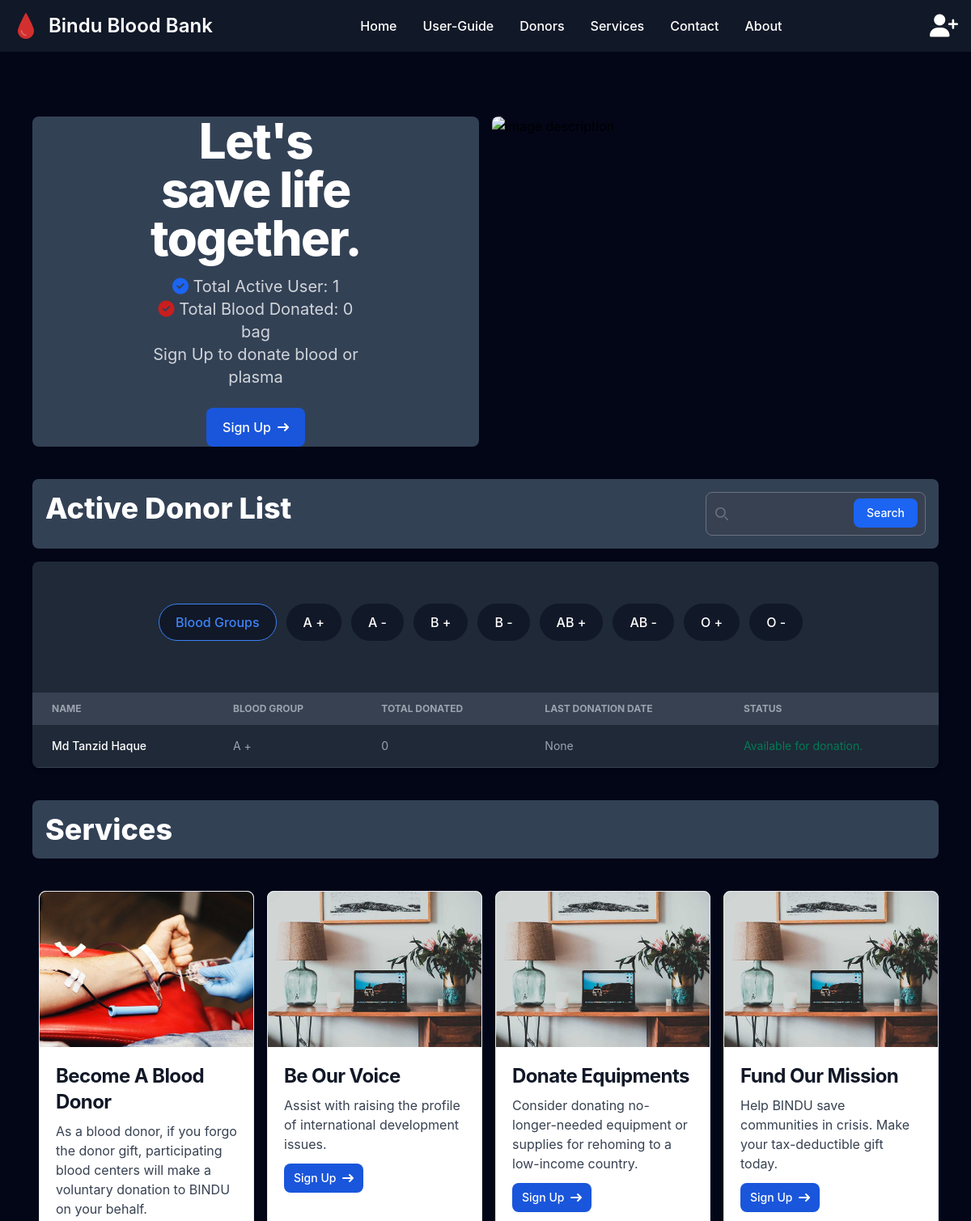
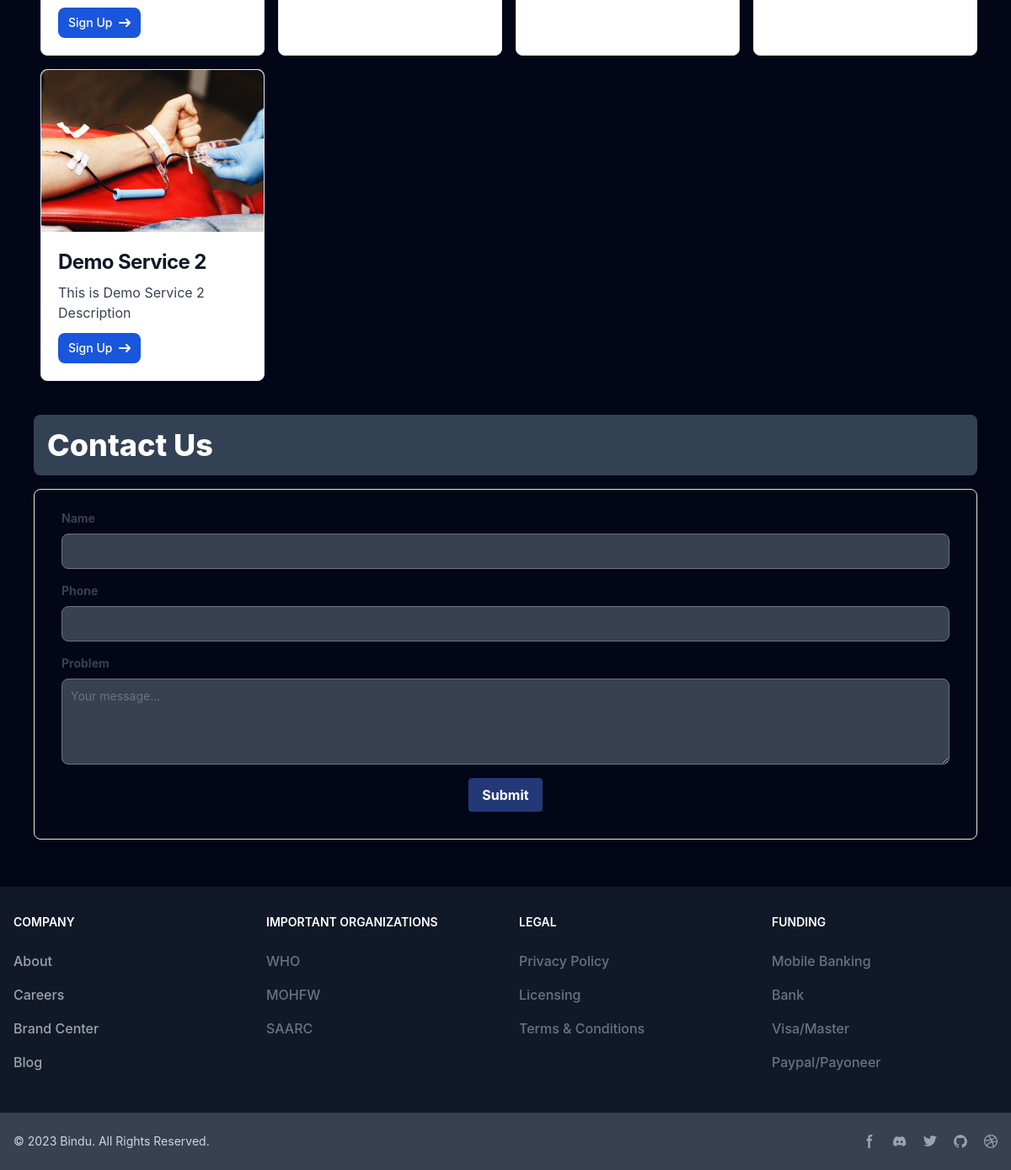
The page / on the database its author committed (2 pictures, top to bottom).
### account/models.py (models this page shows, shortened)
class BloodGroup(BaseModel):
    blood_type = models.CharField(max_length=2, choices=BLOOD_TYPE)
    rh_factor = models.CharField(max_length=11, choices=RH_FACTOR)
    slug = models.SlugField(unique=True, blank=True)
    def __str__(self):
        return f"{self.blood_type} {self.rh_factor}"

class UserProfile(BaseModel):
    user = models.OneToOneField(User, related_name='profile', on_delete=models.CASCADE)
    image = models.ImageField(upload_to='account/images/')
    gender = models.CharField(max_length=10, choices=GENDER_TYPE, null=True, blank=True)
    blood_group = models.ForeignKey(BloodGroup, related_name='profile', on_delete=models.CASCADE)
    total_donated = models.IntegerField(default=0)
    last_donation_date = models.DateField(null=True, blank=True, default=None)
    is_available = models.BooleanField(default=True)
    street = models.CharField(max_length=50, null=True,blank=True)
    city = models.CharField(max_length=50, null=True,blank=True)
    post_code = models.CharField(max_length=5, null=True,blank=True)
    country = models.CharField(max_length=50, null=True,blank=True)

### core/models.py (models this page shows, shortened)
class BaseModel(models.Model):
    created_at = models.DateTimeField(auto_now_add = True)
    updated_at = models.DateTimeField(auto_now = True)
    class Meta:
        abstract = True

class Service(BaseModel):
    title = models.CharField(max_length=300)
    slug = models.SlugField(max_length=350, unique=True, null=True, blank=True)
    description = models.TextField()
    image = models.ImageField(upload_to='core/media/')

### core/views.py (the view, shortened to what this page needs)
# urls.py: path('', HomeView.as_view(), name='homepage'),
class HomeView(TemplateView):
    template_name = 'home.html'
    context_object_name = 'donors'
    def get_context_data(self, **kwargs):
        context = super().get_context_data(**kwargs)
        blood_group_slug = self.kwargs.get('blood_group_slug')
        donors = UserProfile.objects.all()
        if blood_group_slug:
            blood_group = BloodGroup.objects.get(slug=blood_group_slug)
            donors = UserProfile.objects.filter(blood_group=blood_group)
        if 'search_query' in self.request.GET:
            q = self.request.GET['search_query']
            multiple_q = Q(blood_group__blood_type__icontains=q) | Q(user__first_name__icontains=q) | Q(user__last_name__icontains=q)
            donors = donors.filter(multiple_q)
        context['donors'] = donors
        context['form'] = ContactUsForm()
        context['data'] = Service.objects.all()
        context['blood_group'] = BloodGroup.objects.all()
        context['total_user'] = UserProfile.objects.all().count()
        context['total_donated'] = DonationReport.objects.all().count()
        context['total_available_donor'] = UserProfile.objects.filter(is_available=True).count()
        return context

### core/forms.py
class ContactUsForm(forms.ModelForm):
    class Meta:
        model = ContactUs
        fields = '__all__'

### core/templates/home.html (shortened to what this page needs)
{% extends "base.html" %}
{% load static tailwind_tags %}
{% load static %}
{% block content %}
        <div class="grid grid-cols-1 md:grid-cols-2 sm:gap-0 gap-4">
    <div class="bg-slate-700 flex justify-center items-center rounded-lg">
        <div class="text-center px-4 md:px-16 lg:px-48">
            <h1 class="mb-4 text-4xl font-extrabold leading-none tracking-tight text-white md:text-5xl lg:text-6xl">Let's save life together.</h1>
            <p class="text-lg font-normal text-gray-300 lg:text-xl"><i class='fas fa-check-circle verified-badge text-blue-600'></i> Total Active User: {{total_user}}</p>
            <p class="text-lg font-normal text-gray-300 lg:text-xl"><i class='fas fa-check-circle verified-badge text-red-700'></i> Total Blood Donated: {{total_donated}} bag</p>
            <p class="mb-6 text-lg font-normal text-gray-300 lg:text-xl">
                {% if request.user.is_authenticated %}
                See Dashboard for latest blood request..
                {% else %}
                Sign Up to donate blood or plasma
                {% endif %}
            </p>
            {% if request.user.is_authenticated %}
                <a href="{% url "dashboard" %}" class="inline-flex items-center justify-center px-5 py-3 text-base font-medium text-center text-white bg-blue-700 rounded-lg hover:bg-blue-800 focus:ring-4 focus:ring-blue-300 dark:focus:ring-blue-900">
                    Dashboard
                    <svg class="w-3.5 h-3.5 ms-2 rtl:rotate-180" aria-hidden="true" xmlns="http://www.w3.org/2000/svg" fill="none" viewBox="0 0 14 10">
                        <path stroke="currentColor" stroke-linecap="round" stroke-linejoin="round" stroke-width="2" d="M1 5h12m0 0L9 1m4 4L9 9"/>
                    </svg>
                </a>
            {% else %}
                <a href="{% url "register" %}" class="inline-flex items-center justify-center px-5 py-3 text-base font-medium text-center text-white bg-blue-700 rounded-lg hover:bg-blue-800 focus:ring-4 focus:ring-blue-300 dark:focus:ring-blue-900">
                    Sign Up
                    <svg class="w-3.5 h-3.5 ms-2 rtl:rotate-180" aria-hidden="true" xmlns="http://www.w3.org/2000/svg" fill="none" viewBox="0 0 14 10">
                        <path stroke="currentColor" stroke-linecap="round" stroke-linejoin="round" stroke-width="2" d="M1 5h12m0 0L9 1m4 4L9 9"/>
                    </svg>
                </a>
            {% endif %}
        </div>
    </div>
    <img class="h-auto w-full rounded-lg " src="{% static "carousel_1.png" %}" alt="image description">
</div>
<div class="my-10" id="DonorList">
    <div class="p-4 mb-4 text-white rounded-lg text-4xl font-extrabold bg-slate-700 grid grid-cols-4">
        <div class="col-span-3">
            Active Donor List
        </div>
    <form class="" method="GET">
        <div class="relative">
            <div class="absolute inset-y-0 start-0 flex items-center ps-3 pointer-events-none">
            </div>
            <input type="search" id="id_search" class="block w-full p-4 ps-10 text-sm  border rounded-lg  bg-gray-700 border-gray-600 placeholder-gray-400 text-white focus:ring-blue-500 focus:border-blue-500" value="{{ request.GET.search }}" name = "search_query">
            <button type="submit" name="search" class="text-white absolute end-2.5 bottom-2.5 focus:ring-4 focus:outline-none  font-medium rounded-lg text-sm px-4 py-2 bg-blue-600 hover:bg-blue-700 focus:ring-blue-800">Search</button>
        </div>
    </form>
    </div>
    <div class="overflow-x-auto shadow-md sm:rounded-lg">
        <table class="w-full text-sm text-left rtl:text-right text-gray-400">
            <caption class="p-5 text-lg font-semibold text-left rtl:text-right text-white bg-gray-800">
                <div class="flex items-center justify-center py-4 md:py-8 flex-wrap">
                    <a href="{% url "homepage" %}" class="border focus:ring-4 focus:outline-none rounded-full text-base font-medium px-5 py-2.5 text-center me-3 mb-3 border-blue-500 text-blue-500 hover:text-white hover:bg-blue-500 bg-gray-900 focus:ring-blue-800">Blood Groups</a>
                    {% for data in blood_group %}
                        <a href="{% url "blood_group_wise_post" data.slug %}" class="border hover:border-gray-200 border-gray-900 bg-gray-900 dark:hover:border-gray-700 focus:ring-4 focus:outline-none rounded-full text-base font-medium px-5 py-2.5 text-center me-3 mb-3 text-white focus:ring-gray-800">{{data.blood_type}} {{data.rh_factor}}</a>
                    {% endfor %}
                </div>
            </caption>
            <thead class="text-xs uppercase bg-gray-700 text-gray-400">
                <tr>
                    <th scope="col" class="px-6 py-3">
                        Name
                    </th>
                    <th scope="col" class="px-6 py-3">
                        Blood Group
                    </th>
                    <th scope="col" class="px-6 py-3">
                        Total Donated
                    </th>
                    <th scope="col" class="px-6 py-3">
                        Last Donation Date
                    </th>
                    <th scope="col" class="px-6 py-3">
                        Status
                    </th>
                </tr>
            </thead>
            <tbody>
                {% for donor in donors %}
                <tr class="border-b bg-gray-800 border-gray-700 cursor-pointer"
                    {% if request.user.profile.id == donor.id %}onclick="window.location='{% url "profile" %}'"{% else %}onclick="window.location='{% url "mini_profile" donor.id %}'"{% endif %}>
                    <td class="px-6 py-4 font-medium whitespace-nowrap text-white">
                        {{donor.user.first_name}} {{donor.user.last_name}}
                    </td>
                    <td class="px-6 py-4">
                        {{donor.blood_group}}
                    </td>
                    <td class="px-6 py-4">
                        {{donor.total_donated}}
                    </td>
                    <td class="px-6 py-4">
                        {{donor.last_donation_date}}
                    </td>
                    <td class="px-6 py-4">
                        {% if donor.is_available %}
                        <span class="text-green-600">Available for donation.</span>
                        {% else %}
                        <span class="text-red-600">Not available for donation</span>
                        {% endif %}
                    </td>
                </tr>
                {% endfor %}
            </tbody>
        </table>
    </div>
</div>
    <div id="services" class="my-10">
    {% if request.user.is_staff %}
    <div class="p-4 mb-4 text-white rounded-lg text-4xl font-extrabold bg-slate-700 flex justify-between items-center">
        <div class="">
            Sercices
        </div>
        <a href="{% url "add_service" %}" class="text-2xl text-blue-600">
            Add New
        </a>
    </div>
    {% else %}
    <div class="p-4 mb-4 text-white rounded-lg text-4xl font-extrabold bg-slate-700">
        Services
    </div>
    {% endif %}
    <div class="grid grid-cols-1 md:grid-cols-2 lg:grid-cols-4 gap-4 my-10 ms-2 md:ms-4 lg:ms-16">
        {% for service in data %}
        <div class="max-w-sm bg-white border border-gray-200 rounded-lg shadow dark:bg-gray-800 dark:border-gray-700">
            <a href="#">
                <img class="w-full h-48 object-cover rounded-t-lg" src="{{service.image.url}}" alt="" />
            </a>
            <div class="p-5">
                <a href="#">
                    <h5 class="mb-2 text-2xl font-bold tracking-tight text-gray-900 dark:text-white">{{service.title}}</h5>
                </a>
                <p class="mb-3 font-normal text-gray-700 dark:text-gray-400">{{service.description | truncatewords:25 }}</p>
                {% if request.user.is_authenticated %}
                <a href="#" class="inline-flex items-center px-3 py-2 text-sm font-medium text-center text-white bg-blue-700 rounded-lg hover:bg-blue-800 focus:ring-4 focus:outline-none focus:ring-blue-300 dark:bg-blue-600 dark:hover:bg-blue-700 dark:focus:ring-blue-800">
                    Read More
                    <svg class="rtl:rotate-180 w-3.5 h-3.5 ms-2" aria-hidden="true" xmlns="http://www.w3.org/2000/svg" fill="none" viewBox="0 0 14 10">
                        <path stroke="currentColor" stroke-linecap="round" stroke-linejoin="round" stroke-width="2" d="M1 5h12m0 0L9 1m4 4L9 9"/>
                    </svg>
                </a>
                {% else %}
                <a href="{% url "register" %}" class="inline-flex items-center px-3 py-2 text-sm font-medium text-center text-white bg-blue-700 rounded-lg hover:bg-blue-800 focus:ring-4 focus:outline-none focus:ring-blue-300 dark:bg-blue-600 dark:hover:bg-blue-700 dark:focus:ring-blue-800">
                    Sign Up
                    <svg class="rtl:rotate-180 w-3.5 h-3.5 ms-2" aria-hidden="true" xmlns="http://www.w3.org/2000/svg" fill="none" viewBox="0 0 14 10">
                        <path stroke="currentColor" stroke-linecap="round" stroke-linejoin="round" stroke-width="2" d="M1 5h12m0 0L9 1m4 4L9 9"/>
                    </svg>
                </a>
                {% endif %}
            </div>
        </div>
        {% endfor %}
    </div>
</div>
{% include "contact_us.html" %}
{% endblock content %}

### rows shown on the page
BloodGroup: blood_type "A", rh_factor "+"
BloodGroup: blood_type "A", rh_factor "-"
BloodGroup: blood_type "B", rh_factor "+"
BloodGroup: blood_type "B", rh_factor "-"
BloodGroup: blood_type "AB", rh_factor "+"
BloodGroup: blood_type "AB", rh_factor "-"
BloodGroup: blood_type "O", rh_factor "+"
BloodGroup: blood_type "O", rh_factor "-"
UserProfile: user.first_name "Md Tanzid", user.last_name "Haque", blood_group "A +", total_donated "0", last_donation_date "None", is_available "Available for donation."
Service: image (picture), title "Become A Blood Donor", description "As a blood donor, if you forgo the donor gift, participating blood centers will make a voluntary donation to BINDU on your behalf."
Service: image (picture), title "Be Our Voice", description "Assist with raising the profile of international development issues."
Service: image (picture), title "Donate Equipments", description "Consider donating no-longer-needed equipment or supplies for rehoming to a low-income country."
Service: image (picture), title "Fund Our Mission", description "Help BINDU save communities in crisis. Make your tax-deductible gift today."
Service: image (picture), title "Demo Service 2", description "This is Demo Service 2 Description"

### other values the page prints
{{ total_user }} "1"
{{ total_donated }} "0"
{{ field.label }} "Name" "Phone" "Problem"
